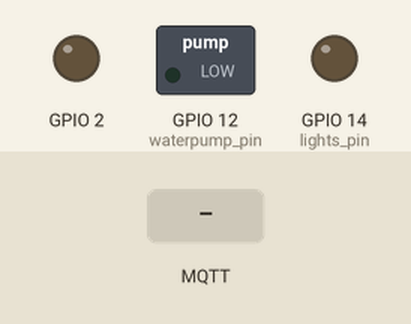
This sketch was run on a simulated ESP8266 (NodeMCU). Shown: switched loads named in the sketch (green lamp = pin HIGH), output pins drawn as LEDs (lit = HIGH). The inputs (shaded band) are chosen by the test bench. WiFi joins after 1.5 s; servers stay silent unless stated; the local clock reads 2024-03-15 10:24:30 at power-on unless the sketch sets it; storage starts empty; no MQTT or app messages arrive unless stated; what the sketch prints to the serial monitor is not drawn.

Above: at 5.8 s.
5.9 s: MQTT message "1" arrives on the first subscribed topic
At 7.2 s:
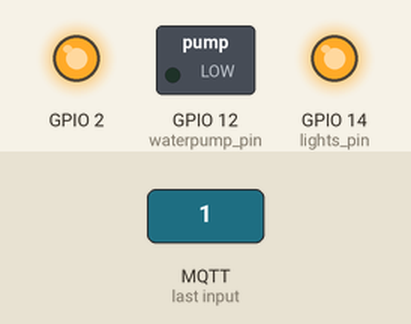
7.9 s: MQTT message "0" arrives on the first subscribed topic
At 8.7 s:
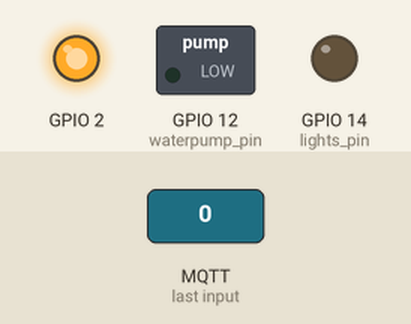
9.9 s: MQTT message "1" arrives on the second subscribed topic
At 11.2 s:
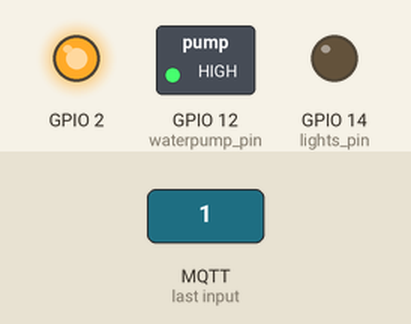
11.9 s: MQTT message "1" arrives on the first subscribed topic
At 12.9 s:
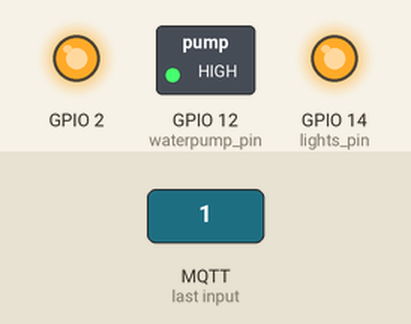
13.9 s: MQTT message "on" arrives on the first subscribed topic
At 14.3 s:
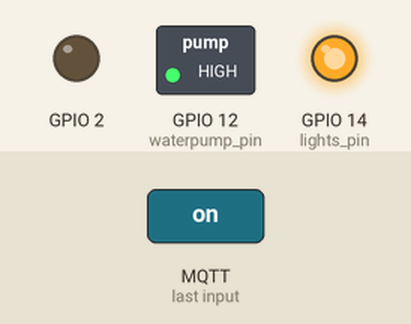
15.9 s: MQTT message "0" arrives on the second subscribed topic
At 17.0 s:
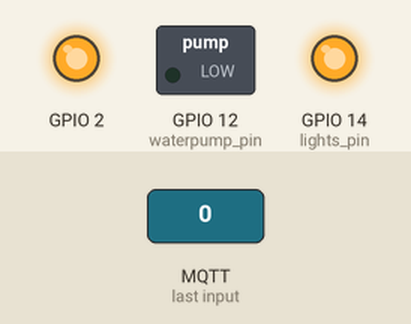
Timing chart, 0 to 18.9 s (numbered marks = the images above; inputs shaded):
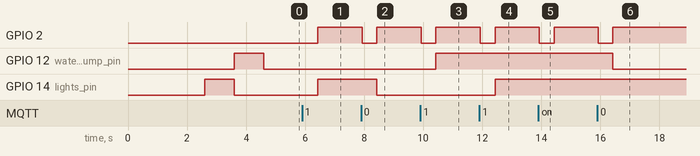

The sketch:

lights_controller_and_pump.ino
```cpp
#include <ESP8266WiFi.h>
#include <PubSubClient.h>
#include <time.h>
#include <TZ.h>
#include <FS.h>
#include <LittleFS.h>
#include <CertStoreBearSSL.h>

#include <Wire.h>

// Pin D6 from esp866 is selected for controlling
// the water pump
const int waterpump_pin = 12;


// Pin D5 from esp866 is selected for controlling
// the water pump
const int lights_pin = 14;

const int pins[] = {lights_pin, waterpump_pin};
char *topics[] = {"Esp8266!D4ta/10370005/lights", "Esp8266!D4ta/10370005/pump"};


// Update these with values suitable for your network.
const char* ssid = "Nombre de la red Wifi";
const char* password = "Contraseña de la red wifi";
const char* mqtt_server = "URL al broker MQTT";

// A single, global CertStore which can be used by all connections.
// Needs to stay live the entire time any of the WiFiClientBearSSLs
// are present.
BearSSL::CertStore certStore;


WiFiClientSecure espClient;
PubSubClient * client;
unsigned long lastMsg = 0;
#define MSG_BUFFER_SIZE (500)
char msg[MSG_BUFFER_SIZE];
int value = 0;

void setup_wifi() {

  delay(10);
  // We start by connecting to a WiFi network
  Serial.println();
  Serial.print("Connecting to ");
  Serial.println(ssid);

  WiFi.mode(WIFI_STA);
  WiFi.begin(ssid, password);

  while (WiFi.status() != WL_CONNECTED) {
    delay(500);
    Serial.print(".");
  }

  randomSeed(micros());

  Serial.println("");
  Serial.println("WiFi connected");
  Serial.println("IP address: ");
  Serial.println(WiFi.localIP());
}

//***********************************************************************//
//                            SetDateTime
//***********************************************************************//


void setDateTime() {

  // You can use your own timezone, but the exact time is not used at all.
  // Only the date is needed for validating the certificates.
  configTime(TZ_Europe_Berlin, "pool.ntp.org", "time.nist.gov");

  Serial.print("Waiting for NTP time sync: ");
  time_t now = time(nullptr);

  while (now < 8 * 3600 * 2) {
    delay(100);
    Serial.print(".");
    now = time(nullptr);
  }

  Serial.println();
  struct tm timeinfo;
  gmtime_r(&now, &timeinfo);
  Serial.printf("%s %s", tzname[0], asctime(&timeinfo));
}


//***********************************************************************//
//                            Callback
//***********************************************************************//


void callback(char* topic, byte* payload, unsigned int length) {
  Serial.print("Message arrived [");
  Serial.print(topic);
  Serial.print("] ");

  for (int i = 0; i < length; i++) {
    Serial.print((char)payload[i]);
  }

  Serial.println();
  Serial.println();

  char* payload_char = (char*)payload;

  for (int i = 0; i < 2; i++){

      // If not the topic
      // keep searching for the index of the arrival topic
      if ( ( (String)topic )  != ( (String)topics[i]) ){
          continue;
      }

      Serial.print("El tema es: ");
      Serial.print(topics[i]);
      Serial.println();

      // Switch on the LED if the first character is present
      if (payload_char[0] != NULL) {

        digitalWrite(LED_BUILTIN, LOW); // Turn the LED on (Note that LOW is the voltage level
        // but actually the LED is on; this is because
        // it is active low on the ESP-01)
        delay(500);
        digitalWrite(LED_BUILTIN, HIGH); // Turn the LED off by making the voltage HIGH

        Serial.print("PAYLOAD en enteros: ");
        Serial.println(payload_char);
        Serial.println(payload_char[0]);


        if(payload_char[0] == '1'){
          digitalWrite(pins[i], HIGH);
          Serial.print("Encendiendo pines de: ");
          Serial.print(topics[i]);
          Serial.println();

        }else if(payload_char[0] == '0'){

          digitalWrite(pins[i], LOW);
          Serial.println("Apagando pines de:  ");
          Serial.print(topics[i]);
          Serial.println();
        }

      } else {

        digitalWrite(LED_BUILTIN, HIGH); // Turn the LED off by making the voltage HIGH

      }

  }

}


//***********************************************************************//
//                            Reconnect
//***********************************************************************//


void reconnect() {

  // Loop until we’re reconnected
  while (!client->connected()) {

    Serial.print("Attempting MQTT connection…");
    String clientId = "Identificador del cliente MQTT";

    // Attempt to connect
    // Insert your password

    if (client->connect(clientId.c_str(), "Nombre de usuario MQTT", "Clave de usuario MQTT")) {
      Serial.println("connected");

      // Once connected
      // … resubscribe

      for(int i = 0; i < 2; i++){
        Serial.println("Suscribiendose a tema: ");
        Serial.println( topics[i]);
        client->subscribe( topics[i]);
        Serial.println();
      }


    } else {
      Serial.print("failed, rc = ");
      Serial.print(client->state());
      Serial.println(" try again in 5 seconds");
      // Wait 5 seconds before retrying
      delay(5000);

    }
  }

}


//***********************************************************************//
//                            Setup Connection
//***********************************************************************//


void setup_connection() {

  delay(500);
  // When opening the Serial Monitor, select 9600 Baud
  Serial.begin(9600);
  delay(500);

  LittleFS.begin();
  setup_wifi();
  setDateTime();

  pinMode(LED_BUILTIN, OUTPUT); // Initialize the LED_BUILTIN pin as an output

  // you can use the insecure mode, when you want to avoid the certificates
  //espclient->setInsecure();

  int numCerts = certStore.initCertStore(LittleFS, PSTR("/certs.idx"), PSTR("/certs.ar"));
  Serial.printf("Number of CA certs read: %d\n", numCerts);

  if (numCerts == 0) {
    Serial.printf("No certs found. Did you run certs-from-mozilla.py and upload the LittleFS directory before running?\n");
    return; // Can't connect to anything w/o certs!
  }

  BearSSL::WiFiClientSecure *bear = new BearSSL::WiFiClientSecure();
  // Integrate the cert store with this connection
  bear->setCertStore(&certStore);

  client = new PubSubClient(*bear);

  client->setServer(mqtt_server, 8883);
  client->setCallback(callback);
}


//**************************************************************//
//                            Setup
//**************************************************************//


void setup() {

  setup_connection();

  for (int i = 0; i < 2; i++){
    pinMode(pins[i], OUTPUT); // Initialize pin as an output

    digitalWrite(pins[i], HIGH);
    delay(1000);
    digitalWrite(pins[i], LOW);
  }


  // Inicializa el canal I2C (la librería BH1750 no hace esto directamente)
  Wire.begin();

}


//**************************************************************//
//                            Loop
//**************************************************************//

void loop() {
  if (!client->connected()) {
    reconnect();
  }
  client->loop();
}
```

Measured:
- after the input at 5.9 s, GPIO 2, GPIO 14 (lights_pin): LOW → HIGH after 0.53 s
- after the input at 7.9 s, GPIO 2: HIGH → LOW at once, → HIGH 0.50 s later; GPIO 14 (lights_pin): HIGH → LOW after 0.53 s
- after the input at 9.9 s, GPIO 2: HIGH → LOW at once, → HIGH 0.50 s later; GPIO 12 (waterpump_pin): LOW → HIGH after 0.53 s
- after the input at 11.9 s, GPIO 2: HIGH → LOW at once, → HIGH 0.50 s later; GPIO 14 (lights_pin): LOW → HIGH after 0.53 s
- after the input at 13.9 s, GPIO 2: HIGH → LOW at once, → HIGH 0.50 s later
- after the input at 15.9 s, GPIO 2: HIGH → LOW at once, → HIGH 0.50 s later; GPIO 12 (waterpump_pin): HIGH → LOW after 0.53 s
